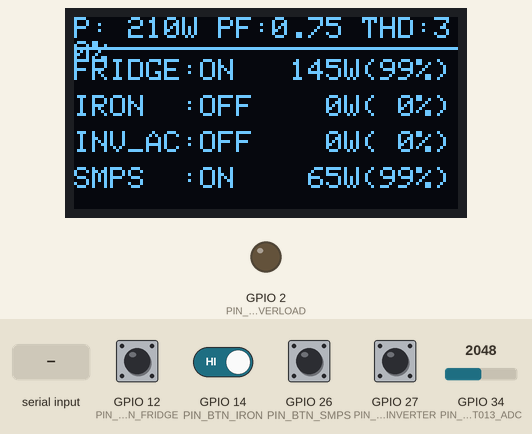
Simulated run of this sketch. Board: ESP32. On the bench: 128×64 one-colour display, output pins drawn as LEDs (lit = HIGH). Inputs (shaded band) come from the test bench; at power-on: GPIO 12 (PIN_BTN_FRIDGE), GPIO 14 (PIN_BTN_IRON), GPIO 26 (PIN_BTN_SMPS), GPIO 27 (PIN_BTN_INVERTER) HIGH, GPIO 34 (PIN_SCT013_ADC) = 2048 (analog values on the 0–4095 scale). What the sketch prints to the serial monitor is not drawn.

Above: at 1.2 s.
1.3 s: GPIO 12 (PIN_BTN_FRIDGE) pulled LOW for 0.15 s
At 1.63 s:
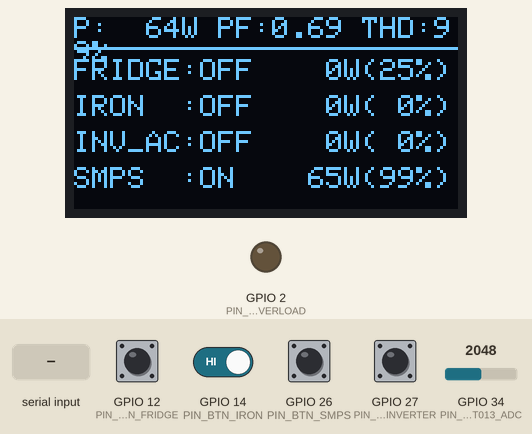
2.0 s: GPIO 14 (PIN_BTN_IRON) driven LOW
At 3.5 s:
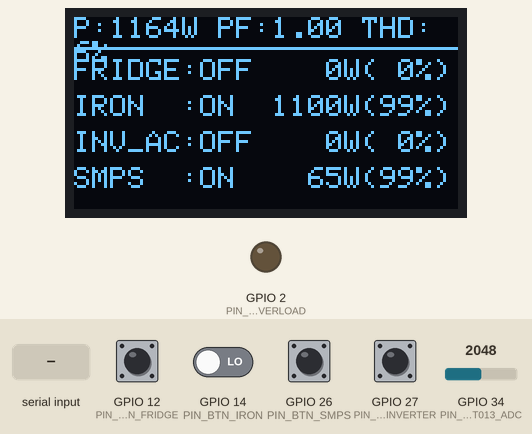
3.7 s: "200\n" received over Serial
At 5.8 s:
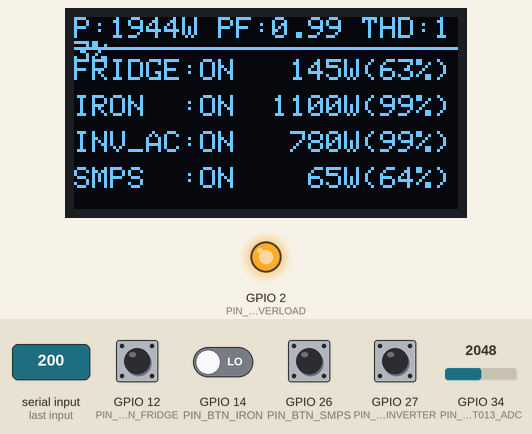
6.1 s: GPIO 26 (PIN_BTN_SMPS) pulled LOW for 0.15 s
At 6.31 s:
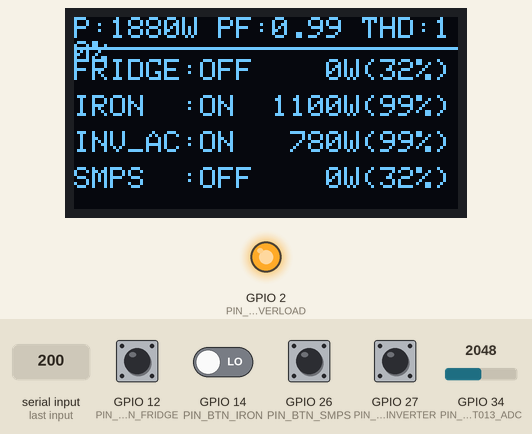
6.8 s: GPIO 27 (PIN_BTN_INVERTER) pulled LOW for 0.15 s
At 7.03 s:
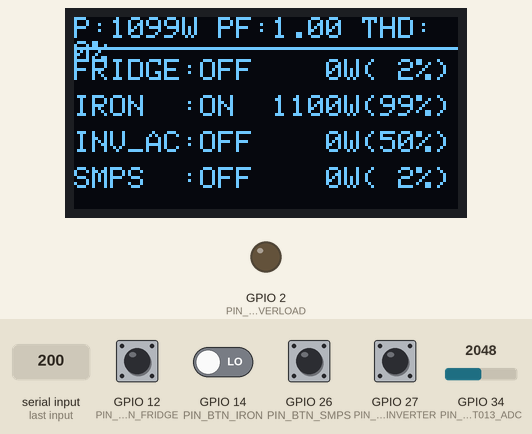
7.5 s: GPIO 12 (PIN_BTN_FRIDGE) pulled LOW for 1 s
At 9.7 s:
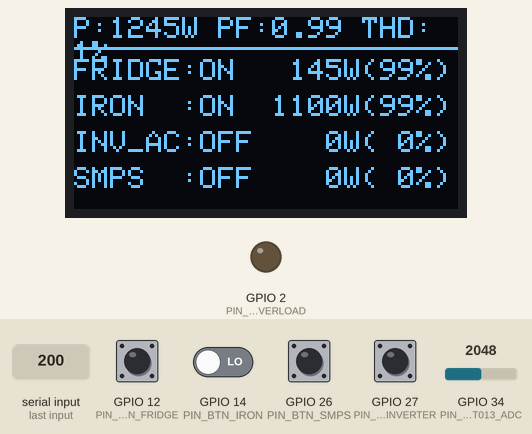
Timing chart, 0 to 11.0 s (numbered marks = the images above; inputs shaded):
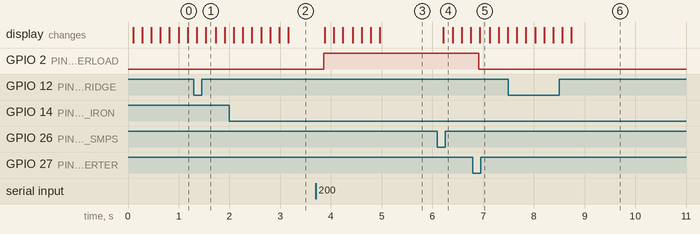

The sketch:

ml_energy_disaggregation_nilm.ino
```cpp
/**
 * @file ml_energy_disaggregation_nilm.ino
 * @brief Project 17: Non-Intrusive Load Monitoring (NILM) & Harmonic Appliance Disaggregator
 *
 * Hardware Architecture:
 *   - MCU: ESP32
 *   - Current Sensor: YHDC SCT-013-000 Non-Invasive Split-Core Current Transformer
 *     connected to GPIO 34 (ADC1_CH6) via 33 Ohm burden resistor & 1.65V mid-rail DC bias.
 *   - Interactive Load Combination Switches (Wokwi & Bench Simulation):
 *     - GPIO 12 (INPUT_PULLUP): Toggle REFRIGERATOR_COMPRESSOR (145 W, Inductive PF=0.68)
 *     - GPIO 14 (INPUT_PULLUP): Toggle RESISTIVE_IRON_HEATER   (1100 W, Resistive PF=0.99)
 *     - GPIO 27 (INPUT_PULLUP): Toggle INVERTER_AC_SWITCHING   (780 W, PWM Harmonics H3+H5)
 *     - GPIO 26 (INPUT_PULLUP): Toggle LAPTOP_SMPS_CHARGER     (65 W, Rectifier Pulse THD>80%)
 *   - SSD1306 I2C OLED (SDA=GPIO 21, SCL=GPIO 22): Displays Aggregate Power, THD_I,
 *     and per-appliance disaggregated wattages & states.
 */

#include <Arduino.h>
#include <Wire.h>
#include <Adafruit_GFX.h>
#include <Adafruit_SSD1306.h>

#include "nilm_model.h"

static constexpr int PIN_SCT013_ADC     = 34;
static constexpr int PIN_BTN_FRIDGE     = 12;
static constexpr int PIN_BTN_IRON       = 14;
static constexpr int PIN_BTN_INVERTER   = 27;
static constexpr int PIN_BTN_SMPS       = 26;
static constexpr int PIN_LED_OVERLOAD   = 2;
static constexpr int PIN_I2C_SDA        = 21;
static constexpr int PIN_I2C_SCL        = 22;

Adafruit_SSD1306 display(128, 64, &Wire, -1);
EdgeNILM::NILMDisaggregator nilmEngine;

float   currentWaveform[EdgeNILM::WINDOW_SAMPLES];
uint8_t simulatedLoadMask = (1U << EdgeNILM::APP_REFRIGERATOR) | (1U << EdgeNILM::APP_LAPTOP_SMPS);
bool    lastBtnState[4]   = {HIGH, HIGH, HIGH, HIGH};
uint32_t windowCounter    = 0;
uint32_t lastAutoCycleMs  = 0;
bool     manualOverride   = false;

/**
 * @brief Polls the 4 interactive appliance toggle buttons and Serial console commands.
 */
void pollLoadControls() {
    const int pins[4] = {PIN_BTN_FRIDGE, PIN_BTN_IRON, PIN_BTN_INVERTER, PIN_BTN_SMPS};
    for (uint8_t i = 0; i < 4; ++i) {
        bool cur = digitalRead(pins[i]);
        if (cur == LOW && lastBtnState[i] == HIGH) {
            simulatedLoadMask ^= (1U << i);
            manualOverride = true;
            Serial.printf("[LOAD SWITCH] Toggled %s -> %s (Active Mask: 0x%02X)\n",
                          EdgeNILM::APPLIANCE_NAMES[i],
                          (simulatedLoadMask & (1U << i)) ? "ON" : "OFF",
                          simulatedLoadMask);
        }
        lastBtnState[i] = cur;
    }

    if (Serial.available() > 0) {
        String cmd = Serial.readStringUntil('\n');
        cmd.trim();
        if (cmd.length() > 0 && cmd[0] >= '0' && cmd[0] <= '3') {
            uint8_t idx = static_cast<uint8_t>(cmd[0] - '0');
            simulatedLoadMask ^= (1U << idx);
            manualOverride = true;
        }
    }

    // Automatically cycle through realistic multi-appliance combinations every 6 seconds
    // if the user hasn't manually toggled a button yet
    if (!manualOverride && (millis() - lastAutoCycleMs) > 6000) {
        lastAutoCycleMs = millis();
        static const uint8_t DEMO_MASKS[] = {
            0x01, // Fridge only (145 W)
            0x09, // Fridge + Laptop SMPS (210 W)
            0x05, // Fridge + Inverter AC (925 W)
            0x07, // Fridge + Iron + Inverter AC (2025 W)
            0x0A, // Iron + Laptop SMPS (1165 W)
            0x0F  // All 4 appliances simultaneously active (2090 W)
        };
        static size_t demoIdx = 0;
        demoIdx = (demoIdx + 1) % (sizeof(DEMO_MASKS) / sizeof(DEMO_MASKS[0]));
        simulatedLoadMask = DEMO_MASKS[demoIdx];
    }
}

/**
 * @brief Samples 200 points at 2,000 Hz (500 us sample interval) from GPIO 34
 *        or synthesizes the composite multi-appliance harmonic waveform in Wokwi.
 */
void acquireCurrentWindow(float* out_samples) {
    // Check if physical AC waveform is present on GPIO 34 by measuring peak-to-peak ADC swing
    int adc_min = 4095;
    int adc_max = 0;
    for (int i = 0; i < 16; ++i) {
        int raw = analogRead(PIN_SCT013_ADC);
        if (raw < adc_min) adc_min = raw;
        if (raw > adc_max) adc_max = raw;
    }

    // If GPIO 34 has an AC signal riding on the 1.65V mid-rail bias (swing > 80 ADC counts)
    // and no potentiometer DC-only flatline, capture real-time 2000 Hz samples:
    if ((adc_max - adc_min) > 120) {
        const float mid_adc = 2048.0f;
        const float amps_per_lsb = (3.3f / 4095.0f) * 30.3f; // 100A:50mA CT with 33 Ohm burden
        uint32_t next_sample_us = micros();
        for (size_t i = 0; i < EdgeNILM::WINDOW_SAMPLES; ++i) {
            while (static_cast<int32_t>(micros() - next_sample_us) < 0) {
                // Tight 500 us hardware sample timing loop
            }
            next_sample_us += 500;
            int raw = analogRead(PIN_SCT013_ADC);
            out_samples[i] = (static_cast<float>(raw) - mid_adc) * amps_per_lsb;
        }
        return;
    }

    // In Wokwi simulation, use the composite harmonic waveform generator
    EdgeNILM::NILMDisaggregator::synthesizeCompositeWaveform(simulatedLoadMask, out_samples, 1.0f);
}

void updateOLED(const EdgeNILM::NILMDisaggregationResult& res) {
    display.clearDisplay();
    display.setTextSize(1);
    display.setTextColor(SSD1306_WHITE);

    // Header: Aggregate Power, Power Factor & Total Harmonic Distortion
    display.setCursor(0, 0);
    display.printf("P:%4.0fW PF:%.2f THD:%2.0f%%",
                   res.features.active_power_w,
                   res.features.displacement_pf,
                   fminf(99.0f, res.features.thd_percent));

    display.drawFastHLine(0, 10, 128, SSD1306_WHITE);

    // 4 Appliance Disaggregation Rows
    for (uint8_t a = 0; a < EdgeNILM::NUM_APPLIANCES; ++a) {
        int y = 14 + a * 12;
        display.setCursor(0, y);
        display.printf("%s:%s %4.0fW(%2.0f%%)",
                       EdgeNILM::APPLIANCE_SHORT_NAMES[a],
                       res.active_states[a] ? "ON " : "OFF",
                       res.estimated_watts[a],
                       fminf(99.0f, res.probabilities[a] * 100.0f));
    }

    display.display();
}

void setup() {
    Serial.begin(115200);
    pinMode(PIN_BTN_FRIDGE, INPUT_PULLUP);
    pinMode(PIN_BTN_IRON, INPUT_PULLUP);
    pinMode(PIN_BTN_INVERTER, INPUT_PULLUP);
    pinMode(PIN_BTN_SMPS, INPUT_PULLUP);
    pinMode(PIN_LED_OVERLOAD, OUTPUT);
    analogReadResolution(12);

    Wire.begin(PIN_I2C_SDA, PIN_I2C_SCL);
    display.begin(SSD1306_SWITCHCAPVCC, 0x3C);
    display.clearDisplay();
    display.display();

    nilmEngine.begin();

    Serial.println(F("======================================================================"));
    Serial.println(F(" Project 17: ML Energy Disaggregation (NILM Goertzel 50/150/250/350Hz)"));
    Serial.println(F(" Toggle Loads via Buttons GPIO 12 / 14 / 27 / 26 or Serial '0'..'3'"));
    Serial.println(F("======================================================================"));
}

void loop() {
    pollLoadControls();
    acquireCurrentWindow(currentWaveform);

    EdgeNILM::NILMDisaggregationResult res = nilmEngine.disaggregate(currentWaveform);
    windowCounter++;

    digitalWrite(PIN_LED_OVERLOAD, (res.features.active_power_w > 1500.0f) ? HIGH : LOW);
    updateOLED(res);

    if (windowCounter % 5 == 0) {
        Serial.printf(
            "{\"win\":%lu,\"p_total_w\":%.1f,\"i_rms_a\":%.2f,\"pf\":%.2f,\"thd_pct\":%.1f,"
            "\"h1_a\":%.2f,\"h3_a\":%.2f,\"h5_a\":%.2f,\"h7_a\":%.2f,"
            "\"loads\":{\"fridge\":%s,\"iron\":%s,\"inverter_ac\":%s,\"smps\":%s},"
            "\"dsp_us\":%lu,\"nn_us\":%lu}\n",
            static_cast<unsigned long>(windowCounter),
            res.features.active_power_w,
            res.features.i_rms_amps,
            res.features.displacement_pf,
            res.features.thd_percent,
            res.features.h1_50hz_amps,
            res.features.h3_150hz_amps,
            res.features.h5_250hz_amps,
            res.features.h7_350hz_amps,
            res.active_states[0] ? "true" : "false",
            res.active_states[1] ? "true" : "false",
            res.active_states[2] ? "true" : "false",
            res.active_states[3] ? "true" : "false",
            static_cast<unsigned long>(res.dsp_latency_us),
            static_cast<unsigned long>(res.nn_latency_us)
        );
    }

    delay(150);
}
```

Source omitted: nilm_model.h (15882 bytes)

Measured:
- after the input at 1.3 s, the display: first changes after 0.06 s (image 1 shows a later state)
- after the input at 3.7 s, GPIO 2 (PIN_LED_OVERLOAD): LOW → HIGH after 0.16 s; the display: first changes after 0.18 s (image 3 shows a later state)
- after the input at 6.1 s, the display: changes after 0.12 s (image 4)
- after the input at 6.8 s, GPIO 2 (PIN_LED_OVERLOAD): HIGH → LOW after 0.11 s
